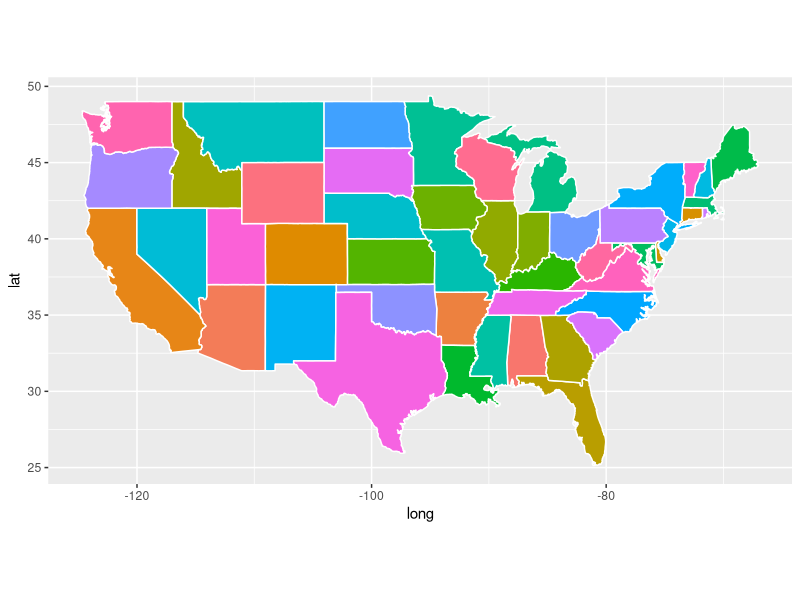

The R script that drew this image: (Note: this script raises an error after producing the figure.)
library(ggplot2)
states <- map_data("state")
gg1 <- ggplot() + 
  geom_polygon(data = states, aes(x=long, y = lat, fill=region,group = group), color = "white") + 
  coord_fixed(1.3)+
  guides(fill=FALSE)
gg1

####America and Canada
gg1 + 
  geom_point(data = usca.address, aes(x = longitude, y = latitude), color = "black", size = 1)
#### Only America
gg1+
  geom_point(data=america,aes(x=longitude,y=latitude),color="black",size=1)

east_coast=subset(states,region%in%c("wisconsin","illinois","ohio","pennsylvania","north carolina"))
east_coast %>% head
ggplot(data = east_coast) + 
  geom_polygon(aes(x = long, y = lat, fill=region,group = group), color = "black") +
  coord_fixed(1.3)+
  geom_point(dat=east_business,aes(x=longitude,y=latitude),col="black",size=1)

america$state %>% table
east_business=america[which(america$state!="AZ"&america$state!="NV"),]
which(america$state!="AZ")
east_business %>% head



counties=map_data("county")
wi_df=subset(states,region=="wisconsin")
wi_county=subset(counties,region=="wisconsin")
dane_county=subset(wi_county,subregion=="dane")
wi_base=ggplot(data = wi_df, mapping = aes(x = long, y = lat, group = group)) + 
  coord_fixed(1.3) + 
  geom_polygon(color = "black", fill = "gray")
wi_base+
geom_polygon(data = wi_county, fill = NA, color = "white") +
  geom_polygon(color = "black", fill = NA)


wi_county$subregion %>% table
ggplot(data=dane_county )+
  coord_fixed(1.3)+
  geom_polygon(col="black",aes(x=long,y=lat,group=group),fill=NA)+
  geom_point(data=madison,aes(x=longitude,y=latitude))
ggmap(get_map(location = 'wisconsin', zoom = 7)) +
  geom_point(data=madison, aes(x=lon, y=lat, size=Calls), color="orange")
str(madison)

